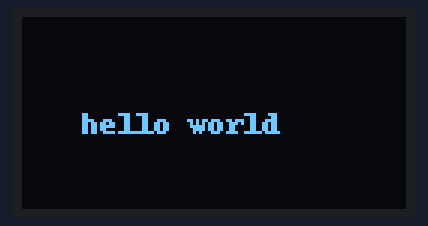
Recording of a program running on a simulated Raspberry Pi (BCM pin numbers). Shown: 128×64 one-colour display. At 5.3 s the program stops and its outputs stay as they are.

Above: at 0.2 s.

The program:

oled_hello_sh1106.py
```python
# This code utilizes the luma library to display on oled display
# steps to run this code
# we need to get inside virtual environment
# if already created, go inside the env folder and type "source bin/activate"
# once inside, go back (cd ..) and type "python3 oled_hello_sh1106.py"
# if error persists check for i2c connected device by typing "sudo i2cdetect -y 1"
# Note: installing any libary using "pip" requires you to stay inside the virtual environment
# Note: This is interchangable with ssd1306 oled display

from luma.core.interface.serial import i2c		#pip install luma.oled
from luma.oled.device import sh1106
from PIL import Image, ImageDraw, ImageFont		#pip install pillow
import time										#for adding delay

# initialize i2c display
device = sh1106(i2c(port=1, address=0x3c)) 		#displaytype(primary i2c port and address)

# create blank image
image = Image.new("1", device.size)
draw = ImageDraw.Draw(image)

# load default font
font = ImageFont.load_default()

#Draw text
draw.text((20,30), "hello world", font=font, fill=255)

#Display image
device.display(image)

#show for 5 seconds
time.sleep(5)
```

Measured:
- what the display in image 0 shows lasts 5.0 s, from 0.2 s to 5.2 s
